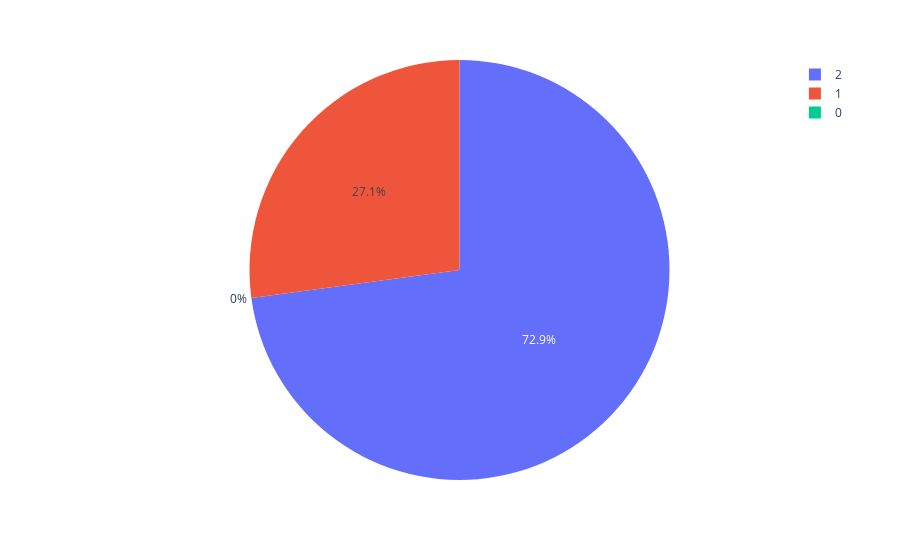

Notebook code cell kept with this figure:
### Code cell
import plotly.express as px
fig = px.pie(df, values='ExoplanetConfirmed', names='ExoplanetConfirmed')
fig.show()

### Figure 1 — Plotly figure (JSON) as saved in the notebook; plotly's stock layout.template omitted (floating-point values rounded to 4 significant figures; data arrays with more than 128 entries replaced by an {"elided": "..."} marker saying what was removed)
{"data": [{"domain": {"x": [0, 1], "y": [0, 1]}, "hovertemplate": "ExoplanetConfirmed=%{value}<extra></extra>", "labels": {"elided": "7803 int values"}, "legendgroup": "", "name": "", "showlegend": true, "type": "pie", "values": {"elided": "7803 int values"}}], "layout": {"legend": {"tracegroupgap": 0}, "margin": {"t": 60}}}
